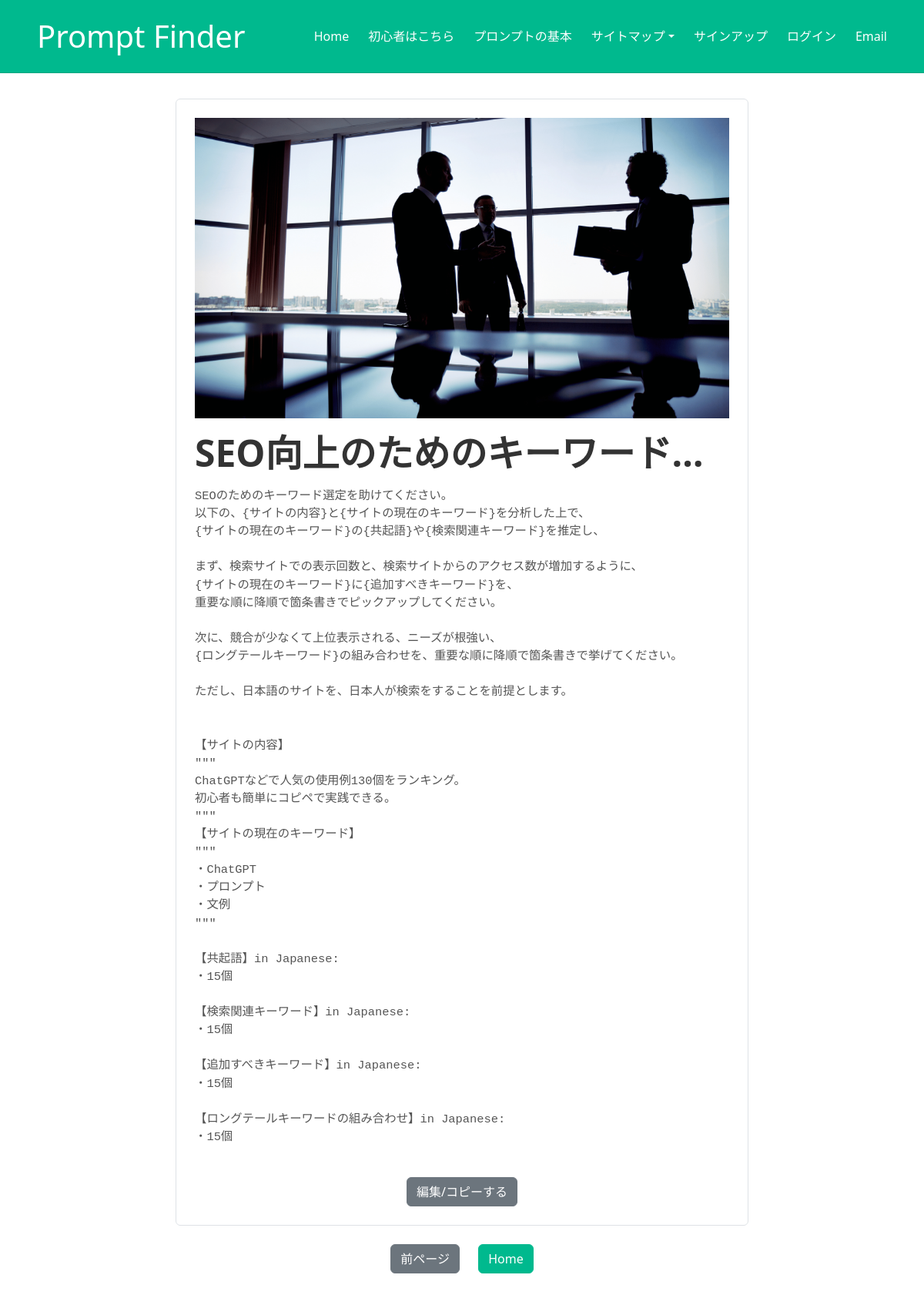
The page /prompt/2/ on the database its author committed.
### promptapp/models.py (models this page shows, shortened)
class Prompt(models.Model):
    title = models.CharField(max_length=50)
    description = models.TextField()
    content = models.TextField()
    category = models.ForeignKey(Category, on_delete=models.CASCADE)
    created_at = models.DateTimeField(auto_now_add=True)
    updated_at = models.DateTimeField(auto_now=True)

class Category(models.Model):
    name = models.CharField(max_length=50)
    description = models.TextField()
    created_at = models.DateTimeField(auto_now_add=True)
    updated_at = models.DateTimeField(auto_now=True)

### promptapp/views.py (the view)
# urls.py: path('prompt/<int:pk>/', views.PromptDetailView.as_view(), name='prompt_detail'),
class PromptDetailView(DetailView):
    model = Prompt
    template_name = 'prompt_detail.html'
    context_object_name = 'prompt'
    def get_context_data(self, **kwargs):
        context = super().get_context_data(**kwargs)
        selected_photos = get_random_photos()
        print("Selected Photos in PromptDetailView:", selected_photos)  # デバッグプリントを追加
        context['selected_photos'] = selected_photos
        return context

### promptapp/templatetags/custom_filters.py (called while the page is built)
@register.filter
def get_item(dictionary, key):
    return dictionary.get(key)

### promptapp/utils.py (called while the page is built)
def get_random_photos():
    categories = ['creative', 'study', 'business', 'lifestyle', 'technology', 'travel']
    selected_photos = {}
    for category in categories:
        category_path = os.path.join(settings.BASE_DIR, 'static', 'img', category)
        if os.path.exists(category_path):
            photos = os.listdir(category_path)
            if photos:
                selected_photos[category] = os.path.join('img', category, random.choice(photos))
    return selected_photos

### promptapp/templates/prompt_detail.html (shortened to what this page needs)
{% extends "base.html" %}
{% load static %}
{% load custom_filters %}
{% block extra_head %}
<link rel="stylesheet" href="{% static 'css/style.css' %}">
{% endblock %}
{% block content %}
<div class="container mt-5 prompt-detail">
    <div class="row justify-content-center">
        <div class="col-lg-8 text-center border p-4 rounded">
            <img src="{% static selected_photos|get_item:prompt.category.name %}" class="img-fluid mb-3" alt="Category Image">
            <h1 class="display-5 mb-3">{{ prompt.title }}</h1>
            <div class="content">
                <pre>{{ prompt.content }}</pre>
            </div>
            <button id="edit-button" class="btn btn-secondary mt-4" data-bs-toggle="modal" data-bs-target="#editModal">編集/コピーする</button>
        </div>
    </div>
</div>
<div class="text-center mt-4 home-button footer-margin">
    <a href="javascript:goBack()" class="btn btn-secondary">前ページ</a>
    <a href="{% url 'promptapp:index' %}" class="btn btn-primary">Home</a>
</div>
{% endblock %}

### promptapp/static/css/style.css (style rules this page uses)
:root { --primary: #00B98E; --light: #F3F6F8; --dark: #0E2E50; }
.btn { font-weight: 500; transition: .5s; }
.btn.btn-primary, .btn.btn-outline-primary:hover { color: #FFFFFF; }
.btn-primary { --bs-btn-bg: var(--primary); --bs-btn-border-color: var(--primary); --bs-btn-hover-bg: var(--primary); --bs-btn-hover-border-color: var(--primary); }
body { padding-top: 80px; }
body { padding-top: 80px !important; }
.fade-in { animation: fadeIn 0.5s ease-in-out forwards; }
.prompt-detail .border { border: 2px solid #ccc; padding: 20px; border-radius: 10px; }
.prompt-detail .img-fluid { max-width: 100%; height: auto; }
.prompt-detail .display-5 { font-weight: bold; color: #333; white-space: nowrap; overflow: hidden; text-overflow: ellipsis; }
.prompt-detail .content { font-size: 1.1em; color: #555; text-align: left; }
.prompt-detail .btn { margin-top: 20px; }
.text-center { text-align: center; }
.btn-primary { display: inline-block; margin: 0 auto; margin-top: 30px; }
.home-button { margin-top: 30px; }
.footer-margin { margin-bottom: 30px; }
.home-button .btn { margin: 0 10px; }

### rows shown on the page
Prompt: category.name (picture), title "SEO向上のためのキーワード…", content "SEOのためのキーワード選定を助けてください。 以下の、{サイトの内容}と{サイトの現在のキーワード}を分析した上で、 {サイトの現在のキーワード}の{共起語}や{検索関連キーワード}を推定し、 まず、検索サイトでの表示回数と、検索サイトからのアクセス数が増加するように、 {サイトの現在のキーワード}に{追加すべきキーワード}を、 重要な順に降順で箇条書きでピックアップしてください。 次に、競合が少なくて上位表示される、ニーズが根強い、 {ロングテールキーワード}の組み合わせを、重要な順に降順で箇条書きで挙げてください。 ただし、日本語のサイトを、日本人が検索をすることを前提とします。 【サイトの内容】 \"\"\" ChatGPTなどで人気の使用例130個をランキング。 初心者も簡単にコピペで実践できる。 \"\"\" 【サイトの現在のキーワード】 \"\"\" ・ChatGPT ・プロンプト ・文例 \"\"\" 【共起語】in Japanese: ・15個 【検索関連キーワード】in Japanese: ・15個 【追加すべきキーワード】in Japanese: ・15個 【ロングテールキーワードの組み合わせ】in Japanese: ・15個"
